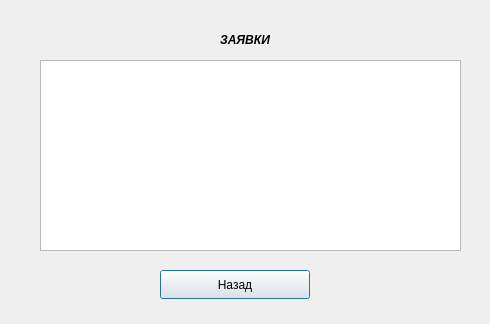
<?xml version="1.0" encoding="UTF-8"?>
<ui version="4.0">
 <class>BuhZ19</class>
 <widget class="QDialog" name="BuhZ19">
  <property name="geometry">
   <rect>
    <x>0</x>
    <y>0</y>
    <width>490</width>
    <height>324</height>
   </rect>
  </property>
  <property name="windowTitle">
   <string>Dialog</string>
  </property>
  <widget class="QPushButton" name="pushButton_2">
   <property name="geometry">
    <rect>
     <x>160</x>
     <y>270</y>
     <width>150</width>
     <height>29</height>
    </rect>
   </property>
   <property name="text">
    <string>Назад</string>
   </property>
  </widget>
  <widget class="QTableView" name="tableView">
   <property name="geometry">
    <rect>
     <x>40</x>
     <y>60</y>
     <width>421</width>
     <height>191</height>
    </rect>
   </property>
   <property name="contextMenuPolicy">
    <enum>Qt::NoContextMenu</enum>
   </property>
   <property name="acceptDrops">
    <bool>false</bool>
   </property>
   <property name="autoFillBackground">
    <bool>true</bool>
   </property>
   <property name="inputMethodHints">
    <set>Qt::ImhNone</set>
   </property>
   <property name="lineWidth">
    <number>7</number>
   </property>
   <property name="sortingEnabled">
    <bool>false</bool>
   </property>
  </widget>
  <widget class="QLabel" name="label">
   <property name="geometry">
    <rect>
     <x>170</x>
     <y>30</y>
     <width>150</width>
     <height>20</height>
    </rect>
   </property>
   <property name="text">
    <string>&lt;html&gt;&lt;head/&gt;&lt;body&gt;&lt;p align=&quot;center&quot;&gt;&lt;span style=&quot; font-weight:700; font-style:italic;&quot;&gt;ЗАЯВКИ&lt;/span&gt;&lt;/p&gt;&lt;/body&gt;&lt;/html&gt;</string>
   </property>
  </widget>
 </widget>
 <resources/>
 <connections/>
</ui>
